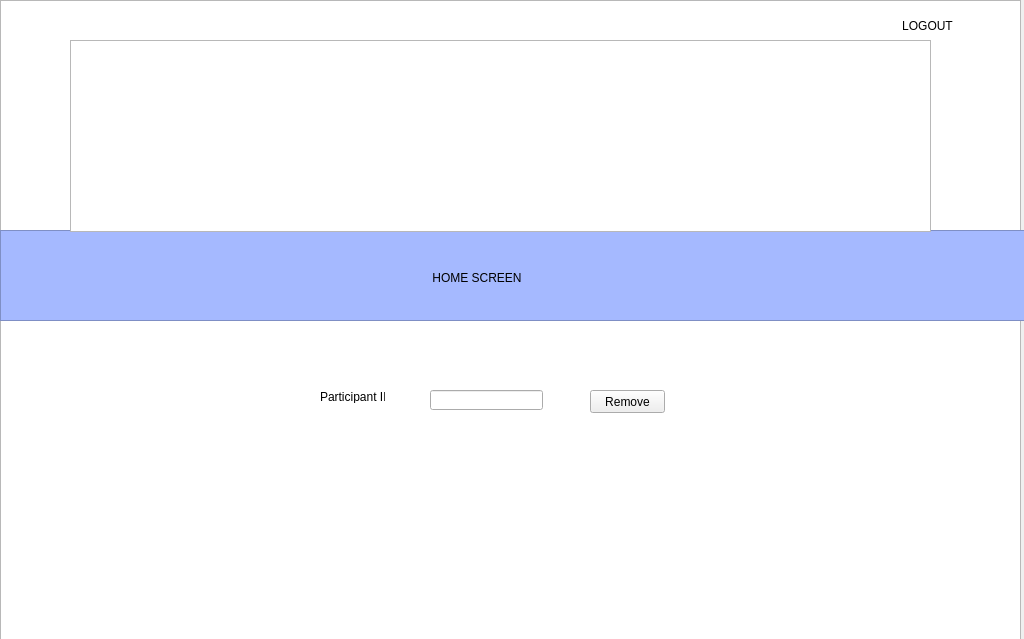
<?xml version="1.0" encoding="UTF-8"?>
<ui version="4.0">
 <class>RemoveParticipant</class>
 <widget class="QMainWindow" name="RemoveParticipant">
  <property name="geometry">
   <rect>
    <x>0</x>
    <y>0</y>
    <width>1024</width>
    <height>639</height>
   </rect>
  </property>
  <property name="windowTitle">
   <string>Remove Participant</string>
  </property>
  <property name="styleSheet">
   <string notr="true"/>
  </property>
  <widget class="QWidget" name="centralwidget">
   <widget class="QGraphicsView" name="graphicsView">
    <property name="geometry">
     <rect>
      <x>70</x>
      <y>40</y>
      <width>861</width>
      <height>192</height>
     </rect>
    </property>
    <property name="styleSheet">
     <string notr="true">background-image: url(:/Login1/logo.png);</string>
    </property>
   </widget>
   <widget class="QPushButton" name="pushButton">
    <property name="geometry">
     <rect>
      <x>410</x>
      <y>260</y>
      <width>134</width>
      <height>36</height>
     </rect>
    </property>
    <property name="sizePolicy">
     <sizepolicy hsizetype="Minimum" vsizetype="Fixed">
      <horstretch>21</horstretch>
      <verstretch>0</verstretch>
     </sizepolicy>
    </property>
    <property name="contextMenuPolicy">
     <enum>Qt::PreventContextMenu</enum>
    </property>
    <property name="acceptDrops">
     <bool>true</bool>
    </property>
    <property name="layoutDirection">
     <enum>Qt::LeftToRight</enum>
    </property>
    <property name="styleSheet">
     <string notr="true">font: 75 12pt &quot;Segoe Print&quot;;</string>
    </property>
    <property name="text">
     <string>HOME SCREEN</string>
    </property>
    <property name="autoDefault">
     <bool>false</bool>
    </property>
    <property name="default">
     <bool>false</bool>
    </property>
    <property name="flat">
     <bool>true</bool>
    </property>
   </widget>
   <widget class="QPushButton" name="pushButton_2">
    <property name="geometry">
     <rect>
      <x>890</x>
      <y>10</y>
      <width>75</width>
      <height>31</height>
     </rect>
    </property>
    <property name="styleSheet">
     <string notr="true">font: 75 10pt &quot;Segoe Print&quot;;</string>
    </property>
    <property name="text">
     <string>LOGOUT</string>
    </property>
    <property name="flat">
     <bool>true</bool>
    </property>
   </widget>
   <widget class="QGraphicsView" name="graphicsView_2">
    <property name="geometry">
     <rect>
      <x>0</x>
      <y>230</y>
      <width>1031</width>
      <height>91</height>
     </rect>
    </property>
    <property name="styleSheet">
     <string notr="true">background-color: rgb(165, 185, 255);</string>
    </property>
   </widget>
   <widget class="QLineEdit" name="lineEdit">
    <property name="geometry">
     <rect>
      <x>430</x>
      <y>390</y>
      <width>113</width>
      <height>20</height>
     </rect>
    </property>
   </widget>
   <widget class="QGraphicsView" name="graphicsView_3">
    <property name="geometry">
     <rect>
      <x>0</x>
      <y>0</y>
      <width>1021</width>
      <height>641</height>
     </rect>
    </property>
    <property name="styleSheet">
     <string notr="true">background-image: url(:/Login1/Abstract-wallpaper-for-PC-87 (1).jpg);</string>
    </property>
   </widget>
   <widget class="QLabel" name="label">
    <property name="geometry">
     <rect>
      <x>320</x>
      <y>390</y>
      <width>65</width>
      <height>13</height>
     </rect>
    </property>
    <property name="text">
     <string>Participant ID</string>
    </property>
   </widget>
   <widget class="QPushButton" name="pushButton_3">
    <property name="geometry">
     <rect>
      <x>590</x>
      <y>390</y>
      <width>75</width>
      <height>23</height>
     </rect>
    </property>
    <property name="text">
     <string>Remove</string>
    </property>
   </widget>
   <zorder>graphicsView_3</zorder>
   <zorder>graphicsView_2</zorder>
   <zorder>graphicsView</zorder>
   <zorder>pushButton</zorder>
   <zorder>pushButton_2</zorder>
   <zorder>lineEdit</zorder>
   <zorder>label</zorder>
   <zorder>pushButton_3</zorder>
  </widget>
 </widget>
 <resources>
  <include location="login1.qrc"/>
 </resources>
 <connections>
  <connection>
   <sender>pushButton_2</sender>
   <signal>clicked()</signal>
   <receiver>RemoveParticipant</receiver>
   <slot>logout()</slot>
   <hints>
    <hint type="sourcelabel">
     <x>928</x>
     <y>32</y>
    </hint>
    <hint type="destinationlabel">
     <x>792</x>
     <y>0</y>
    </hint>
   </hints>
  </connection>
  <connection>
   <sender>pushButton_3</sender>
   <signal>clicked()</signal>
   <receiver>RemoveParticipant</receiver>
   <slot>search()</slot>
   <hints>
    <hint type="sourcelabel">
     <x>627</x>
     <y>401</y>
    </hint>
    <hint type="destinationlabel">
     <x>573</x>
     <y>-8</y>
    </hint>
   </hints>
  </connection>
  <connection>
   <sender>pushButton</sender>
   <signal>clicked()</signal>
   <receiver>RemoveParticipant</receiver>
   <slot>goHome()</slot>
   <hints>
    <hint type="sourcelabel">
     <x>466</x>
     <y>265</y>
    </hint>
    <hint type="destinationlabel">
     <x>446</x>
     <y>-3</y>
    </hint>
   </hints>
  </connection>
 </connections>
 <slots>
  <slot>logout()</slot>
  <slot>goToProfile()</slot>
  <slot>goToAddParticipant()</slot>
  <slot>search()</slot>
  <slot>goHome()</slot>
 </slots>
</ui>
